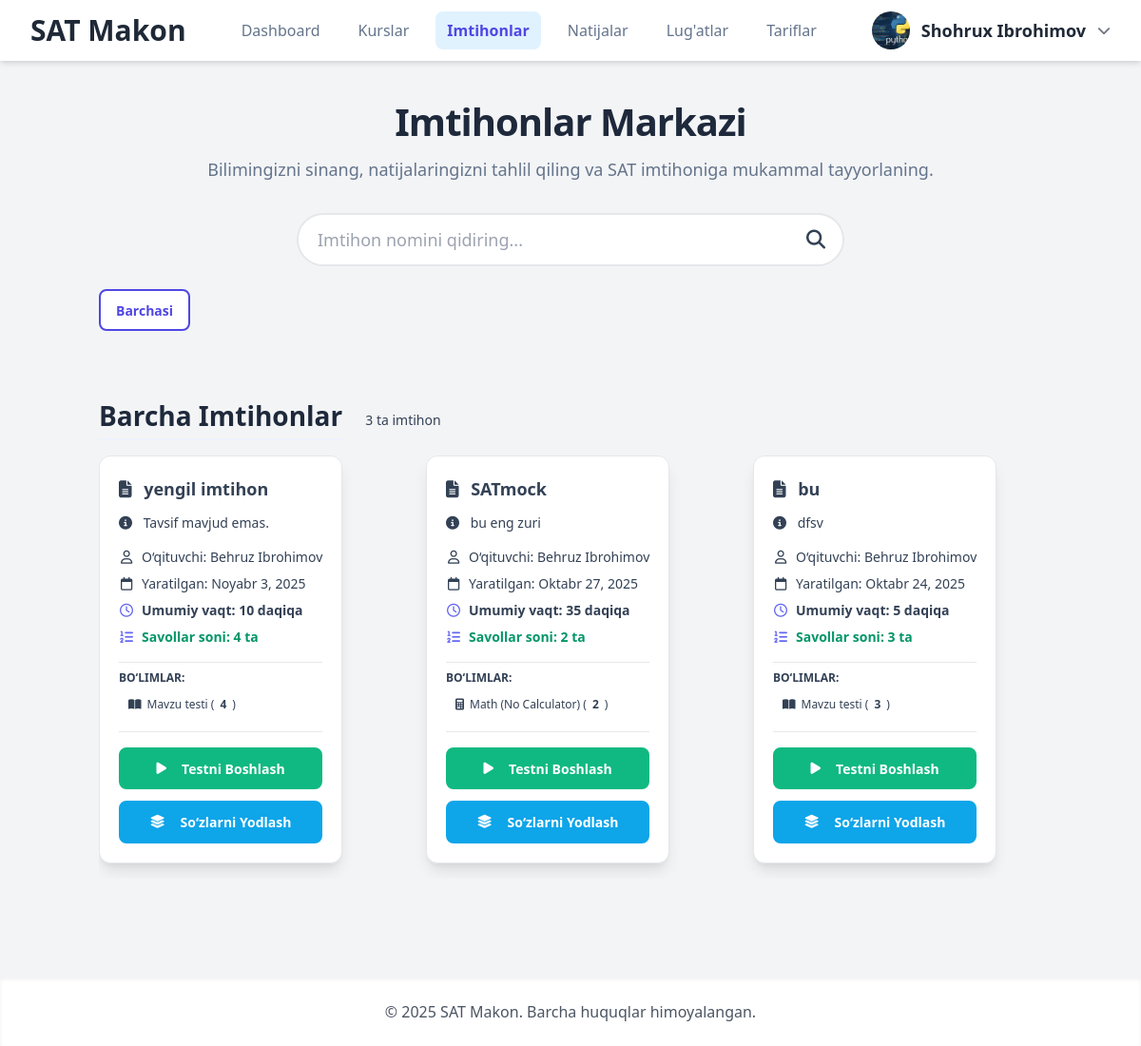
/edu-pro/all_exams/ (signed in), run on the app's committed database.
### Mock/models.py (models this page shows, shortened)
class CustomUser(AbstractUser):
    first_name = None
    last_name = None
    full_name = models.CharField(max_length=255, verbose_name="To'liq ism (F.I.Sh)")
    email = models.EmailField(unique=True, verbose_name="Elektron pochta")
    phone_number = models.CharField(max_length=20, unique=True, null=True, blank=True, verbose_name="Telefon raqami")
    center = models.ForeignKey(
        Center,
        on_delete=models.SET_NULL,
        null=True,
        blank=True,
        related_name='members',
        verbose_name="O'quv Markazi"
    )
    ROLE_CHOICES = [
        ('student', "O'quvchi"),
        ('teacher', "O'qituvchi"),
        ('center_admin', "Markaz Admini"),
        ('admin', "Platforma Super Admini"),
    ]
    role = models.CharField(max_length=20, choices=ROLE_CHOICES, default='student', verbose_name="Foydalanuvchi roli")
    profile_picture = models.ImageField(upload_to='profile_pics/', null=True, blank=True, verbose_name="Profil rasmi")
    bio = models.TextField(max_length=500, blank=True, verbose_name="O'zi haqida")
    ability = models.FloatField(default=0.0, verbose_name="Foydalanuvchi qobiliyati (Rasch)")
    teacher = models.ForeignKey(
        'self',
        on_delete=models.SET_NULL,
        null=True,
        blank=True,
        limit_choices_to=models.Q(role='teacher') | models.Q(role='center_admin'),
        related_name='students',
        verbose_name="Biriktirilgan Ustoz/Admin"
    )
    is_approved = models.BooleanField(default=True, verbose_name="Tasdiqlangan")
    is_banned = models.BooleanField(default=False, verbose_name="Bloklangan")
    USERNAME_FIELD = 'username'
    REQUIRED_FIELDS = ['email', 'full_name']
    def get_full_name(self):
        return self.full_name.strip()
    def has_active_subscription(self):
        try:
            from .models import UserSubscription # Agar UserSubscription shu models.py da bo'lsa
        except ImportError:
            return False
        return UserSubscription.objects.filter(
            user=self,
            end_date__gt=timezone.now() # Tugash sanasi hozirdan katta bo'lsa
        ).exists()
    class Meta:
        verbose_name = "Foydalanuvchi"
        verbose_name_plural = "Foydalanuvchilar"

class Exam(models.Model):
    teacher = models.ForeignKey(settings.AUTH_USER_MODEL, on_delete=models.CASCADE, verbose_name="Ustoz")
    title = models.CharField(max_length=200, verbose_name="Test nomi")
    is_subject_exam = models.BooleanField(
        default=False,
        verbose_name="Mavzu testi",
        help_text="Agar bu imtihon to'liq SAT sinovi emas, balki biror mavzu bo'yicha test bo'lsa"
    )
    passing_percentage = models.PositiveIntegerField(
        default=60,
        verbose_name="O'tish foizi (%)",
        help_text="O'quvchi keyingi darsga o'tishi uchun to'plashi kerak bo'lgan minimal foiz (0-100)"
    )
    description = models.TextField(verbose_name="Tavsif", blank=True, null=True)
    is_premium = models.BooleanField(default=True, verbose_name="Pullik imtihon")
    is_active = models.BooleanField(default=True, verbose_name="Aktiv")
    created_at = models.DateTimeField(auto_now_add=True)
    center = models.ForeignKey(
        'Center',
        on_delete=models.CASCADE,
        related_name='exams',
        verbose_name="Tegishli Markaz",
        null=True
    )
    sections = models.ManyToManyField(
        'ExamSection',
        through='ExamSectionOrder',
        related_name='exams',
        verbose_name="Imtihon bo‘limlari"
    )
    class Meta:
        verbose_name = "Imtihon"
        verbose_name_plural = "Imtihonlar"
        unique_together = ('title', 'center')
        ordering = ['title']

### Mock/views.py (the view)
# urls.py: path('<slug:slug>/all_exams/', views.all_exams_view, name='all_exams'),
@login_required(login_url='login')
def all_exams_view(request, slug):
    from django.shortcuts import get_object_or_404, redirect, render
    from django.contrib import messages
    from django.db.models import Count
    from datetime import datetime, timedelta
    from django.utils import timezone
    center = get_object_or_404(Center, slug=slug)
    if request.user.center is None or request.user.center != center:
        messages.error(request, "Bu sahifaga kirish huquqingiz yo‘q yoki markazingiz noto'g'ri.")
        return redirect('index')
    current_month = datetime.now().month
    months = [
    ]
    base_exams = Exam.objects.filter(is_active=True, center=center).select_related('teacher')
    completed_exam_ids = UserAttempt.objects.filter(
        user=request.user, is_completed=True
    ).values_list('exam_id', flat=True) if request.user.is_authenticated else []
    available_exams = base_exams.exclude(id__in=completed_exam_ids)
    three_days_ago = timezone.now() - timedelta(days=3)
    all_new_exams_qs = available_exams.filter(created_at__gte=three_days_ago).order_by('-created_at')
    all_popular_exams_qs = available_exams.annotate(
        user_count=Count('user_attempts__user', distinct=True)
    ).filter(user_count__gte=10).order_by('-user_count')
    new_exam_ids = list(all_new_exams_qs.values_list('id', flat=True))
    popular_exam_ids = list(all_popular_exams_qs.values_list('id', flat=True))
    all_exams_for_display = available_exams.order_by('-created_at') # 👈 Bu barcha mavjud imtihonlardir
    context = {
        'center': center,
        'selected_month': current_month,
        'months': months,
        'new_exams': prepare_exam_data(all_new_exams_qs, request.user, center),
        'popular_exams': prepare_exam_data(all_popular_exams_qs, request.user, center),
        'all_exams': prepare_exam_data(all_exams_for_display, request.user, center),
        'three_days_ago': three_days_ago,
    }
    return render(request, 'student/all_exams.html', context)

### Mock/templates/student/all_exams.html (shortened to what this page needs)
{% extends 'base.html' %}
{% load static %}
{% block content %}
<div class="container mx-auto px-4 py-4 md:py-6">
    <div class="text-center mb-10 md:mb-12 page-header">
        <h1 class="text-3xl sm:text-4xl lg:text-5xl font-extrabold text-slate-800 tracking-tight">
            Imtihonlar Markazi
        </h1>
        <p class="mt-3 text-base sm:text-lg text-slate-600 max-w-3xl mx-auto">
            Bilimingizni sinang, natijalaringizni tahlil qiling va SAT imtihoniga mukammal tayyorlaning.
        </p>
        <div class="mt-8 max-w-xl mx-auto">
            <div class="relative flex items-center">
                <input type="text" id="exam-search-input" placeholder="Imtihon nomini qidiring..."
                         class="w-full pl-5 pr-12 py-3 text-lg border-2 border-slate-200 rounded-full
                         focus:ring-2 focus:ring-success-500 focus:border-success-500 transition">
                <i class="fa-solid fa-search absolute right-5 text-slate-400 text-xl"></i>
            </div>
        </div>
        <div class="mt-6 mb-8">
            <div id="months-container" class="flex flex-row overflow-x-auto gap-3 pb-6 scrollbar-thin scrollbar-thumb-success-200 scrollbar-track-slate-100">
                <button class="month-filter btn btn-sm rounded-lg whitespace-nowrap {% if not selected_month or selected_month == 'all' %}btn-primary{% else %}btn-outline{% endif %}" data-month="all">Barchasi</button>
            </div>
            <div class="w-full h-px bg-slate-200"></div>
        </div>
    </div>
    <section class="exam-section mb-12">
        <div class="flex items-center gap-3 mb-4">
            <h2 class="text-2xl font-bold text-slate-800">Barcha Imtihonlar</h2>
            <span class="inline-flex items-center px-3 py-1 rounded-full text-sm font-medium bg-success-100 text-success-800">
                {{ all_exams|length }} ta imtihon
            </span>
        </div>
        <div class="horizontal-scroll flex gap-6 pb-4 -mb-4">
            {% for exam_data in all_exams %}
                {% include 'partials/exam_card.html' with exam_data=exam_data %}
            {% empty %}
                <p class="text-slate-500">Hozircha imtihonlar yo‘q.</p>
            {% endfor %}
        </div>
    </section>
</div>
{% endblock %}

### Mock/templates/header.html (shortened to what this page needs)
{% load static i18n %}
<header class="bg-white shadow-md sticky top-0 z-50">
    <div class="container max-w-7xl mx-auto px-4 sm:px-6 lg:px-8">
        <div class="flex items-center justify-between h-16">
            <div class="flex-shrink-0">
                <a href="{% url 'index' %}" class="text-3xl font-bold text-gray-800">{{ CENTER_NAME }}</a>
            </div>
            <nav class="hidden md:flex md:items-center md:space-x-2 lg:space-x-4">
                {% if user.is_authenticated and user.role == 'student' %}
                <a href="{% url 'dashboard' slug=request.user.center.slug %}" class="nav-link {% if request.resolver_match.url_name == 'dashboard' %}active{% endif %}">Dashboard</a>
                <a href="{% url 'all_courses' center.slug %}" class="nav-link ">Kurslar</a>
                <a href="{% url 'all_exams' center.slug %}" class="nav-link {% if request.resolver_match.url_name == 'all_exams' %}active{% endif %}">Imtihonlar</a>
                <a href="{% url 'completed_exams' center.slug %}" class="nav-link {% if request.resolver_match.url_name == 'completed_exams' %}active{% endif %}">Natijalar</a>
                <a href="{% url 'my_flashcards' center.slug %}" class="nav-link {% if request.resolver_match.url_name == 'my_flashcards' %}active{% endif %}">Lug'atlar</a>
                <a href="{% url 'price' center.slug %}" class="nav-link {% if request.resolver_match.url_name == 'price' %}active{% endif %}">Tariflar</a>
                {% elif user.is_authenticated and user.role == 'admin' %}
                <a href="{% url 'center_list' %}" class="nav-link {% if request.resolver_match.url_name == 'center_list' %}active{% endif %}">O'quv markazlar</a>
                {% endif %}
            </nav>
            <div class="flex items-center space-x-4">
                {% if user.is_authenticated %}
                <div class="hidden md:block relative">
                    <button id="dropdownButton" class="flex items-center space-x-3 focus:outline-none">
                        {% if user.profile_picture %}
                            <img class="h-10 w-10 rounded-full object-cover" src="{{ user.profile_picture.url }}" alt="Profil rasmi">
                        {% else %}
                            <span class="h-10 w-10 rounded-full bg-blue-500 flex items-center justify-center text-white font-bold text-lg">
                                {{ user.username|first|upper }}
                            </span>
                        {% endif %}
                        <span class="font-semibold text-lg text-gray-800">{{ user.get_full_name|default:user.username }}</span>
                        <i class="fas fa-chevron-down text-gray-500 text-sm"></i>
                    </button>
                </div>
                {% else %}
                <div class="hidden md:block">
                       <a href="{% url 'login' %}" class="nav-link"><i class="fa-brands fa-telegram mr-1"></i> Kirish</a>
                </div>
                {% endif %}
            </div>
        </div>
    </div>
</header>

### Mock/templates/partials/exam_card.html (shortened to what this page needs)
{% load static %}
{% with exam=exam_data.obj %}
<div class="exam-card w-72 md:w-80 flex-shrink-0" data-created-at="{{ exam.created_at|date:'Y-m-d' }}">
    <div class="relative bg-white rounded-xl shadow-lg border border-slate-100 flex flex-col h-full transition-all duration-300 ease-in-out hover:shadow-2xl hover:-translate-y-1">
        <div class="p-5 flex-grow flex flex-col">
            <div class="flex-grow">
                <h3 class="text-lg font-bold text-slate-800 mb-3 line-clamp-2 pr-8">
                    <i class="fa-solid fa-file-lines text-success-600 mr-2"></i>
                    {{ exam.title }}
                </h3>
                <p class="text-slate-500 text-sm mb-4 line-clamp-2">
                    <i class="fa-solid fa-info-circle text-slate-500 mr-2"></i>
                    {{ exam.description|default:"Tavsif mavjud emas." }}
                </p>
                <div class="space-y-2 mb-4">
                    <div class="info-item text-sm text-slate-600">
                        <i class="fa-regular fa-user text-slate-500 w-4"></i>
                        <span>O‘qituvchi: {{ exam.teacher.get_full_name|default:exam.teacher.username }}</span>
                    </div>
                    <div class="info-item text-sm text-slate-600">
                        <i class="fa-regular fa-calendar text-slate-500 w-4"></i>
                        <span>Yaratilgan: {{ exam.created_at|date:"F j, Y" }}</span>
                    </div>
                    <div class="info-item text-sm text-slate-600 font-semibold text-slate-800">
                        <i class="fa-regular fa-clock text-indigo-500 w-4"></i>
                        <span>Umumiy vaqt: {{ exam_data.total_duration|default:0 }} daqiqa</span>
                    </div>
                    <div class="info-item text-sm text-slate-600 font-semibold text-slate-800">
                        <i class="fa-solid fa-list-ol text-indigo-500 w-4"></i>
                        <span class="text-green-600">Savollar soni: {{ exam_data.total_questions|default:0 }} ta</span>
                    </div>
                </div>
                <h4 class="text-xs font-semibold text-slate-500 mb-2 border-t pt-2 mt-4">BO‘LIMLAR:</h4>
                <div class="flex flex-wrap gap-2 mb-4">
                    {% for section in exam_data.sections %}
                        <span class="flex items-center gap-x-1.5 rounded-full bg-success-50 px-2.5 py-1 text-xs font-medium text-success-800" title="{{ section.actual_question_count }} savol, {{ section.duration_minutes }} daqiqa">
                            {% if section.is_math %}
                                <i class="fa-solid fa-calculator text-success-600"></i>
                            {% else %}
                                <i class="fa-solid fa-book-open text-success-600"></i>
                            {% endif %}
                            {{ section.type_display }} (<b class="text-success-700">{{ section.actual_question_count }}</b>)
                        </span>
                    {% endfor %}
                </div>
            </div>
            <div class="mt-auto pt-4 border-t border-slate-100">
                <div class="flex flex-col space-y-3">
                    {% if exam_data.can_start_exam %}
                        <button class="start-exam-btn btn btn-sm w-full btn-emerald" data-exam-id="{{ exam.id }}">
                            <i class="fa-solid fa-play mr-2"></i> Testni Boshlash
                        </button>
                        {% if exam_data.has_flashcard_exam %}
                            <a href="{% url 'flashcard_exam_view' center.slug exam.id %}" class="btn btn-sm w-full btn-sky">
                                <i class="fa-solid fa-layer-group mr-2"></i> So‘zlarni Yodlash
                            </a>
                        {% endif %}
                    {% else %}
                        <a href="{% url 'price' center.slug %}" class="btn btn-sm w-full btn-rose">
                            <i class="fas fa-crown mr-2"></i> Paket sotib olish
                        </a>
                    {% endif %}
                </div>
            </div>
        </div>
    </div>
</div>
{% endwith %}

### data on the page
CustomUser: profile_picture (picture), get_full_name "Shohrux Ibrohimov"
Exam: obj "yengil imtihon", obj.description "Tavsif mavjud emas.", obj.teacher.get_full_name "Behruz Ibrohimov", obj.created_at "Noyabr 3, 2025", total_duration "10", total_questions "4", type_display "Mavzu testi", actual_question_count "4"
Exam: obj "SATmock", obj.description "bu eng zuri", obj.teacher.get_full_name "Behruz Ibrohimov", obj.created_at "Oktabr 27, 2025", total_duration "35", total_questions "2", type_display "Math (No Calculator)", actual_question_count "2"
Exam: obj "bu", obj.description "dfsv", obj.teacher.get_full_name "Behruz Ibrohimov", obj.created_at "Oktabr 24, 2025", total_duration "5", total_questions "3", type_display "Mavzu testi", actual_question_count "3"

### other printed values
{{ CENTER_NAME }} "SAT Makon"
{{ all_exams|length }} "3"
